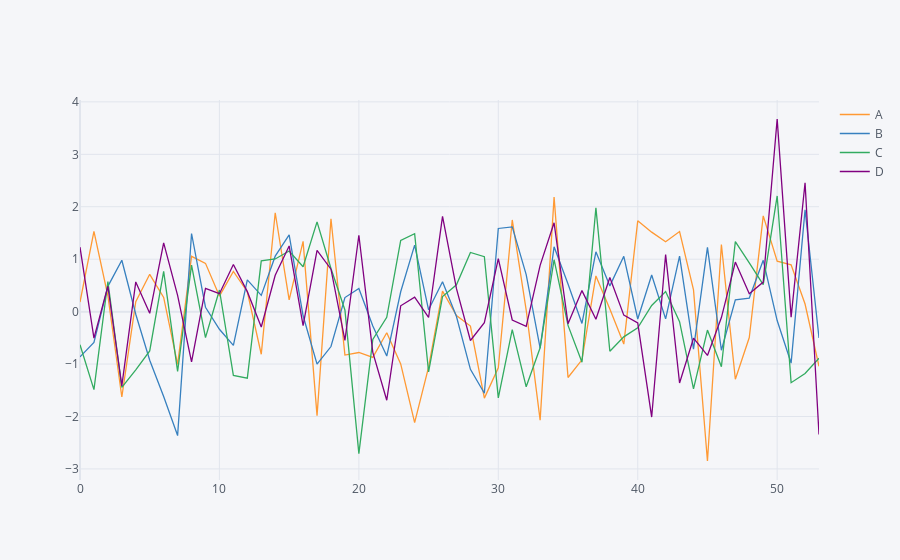

Here is the notebook cell this chart was saved with:
### Code cell
arr_1 = np.random.randn(54,4)
df_1 = pd.DataFrame(arr_1, columns=['A','B','C','D'])
df_1.head()
df_1.iplot()
